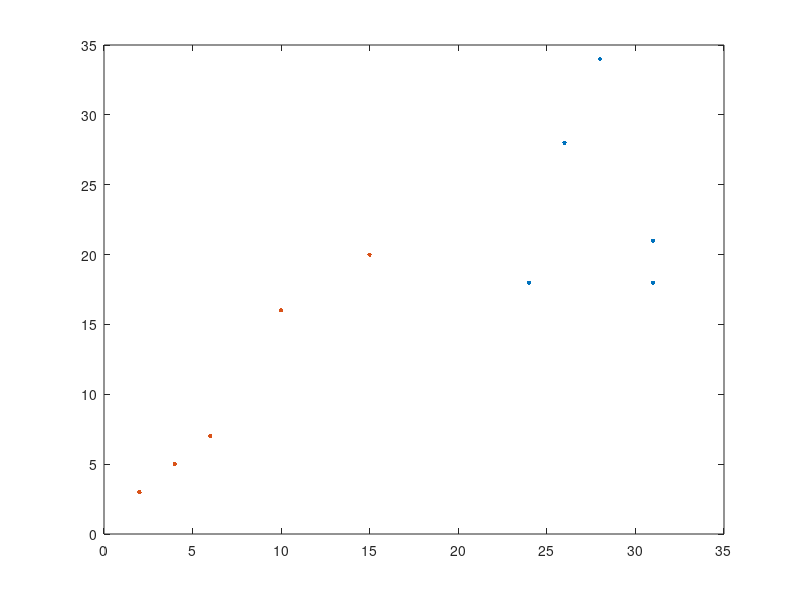

Reproduce this figure in MATLAB. (Note: this script raises an error after producing the figure.)
% Ejemplo del uso del método SVM en MatLAB                                 
% Autores: Erik Cuevas, Omar Avalos, Arturo Valdivia y Primitivo Díaz         
% Limpiar variables 

clear all

% Definimos las observaciones y sus clases

x = [2 3;4 5;6 7;15 20;10 16;31 21; 24 18; 31 18; 28 34; 26 28];
y = [-1; -1; -1; -1; -1; 1; 1; 1; 1; 1];

% Creamos el clasificador SVM

svm = fitcsvm(x,y)

% Despliego las muestras con usadas para el entrenamiento y marco los
% vector soporte para cada clase

h(1) = plot(x(6:10,1),x(6:10,2),'.','markersize',10,...
'markerfacecolor','b');
hold on
h(2) = plot(x(1:5,1),x(1:5,2),'.','markersize',10,...
'markerfacecolor','r');
hold on
h(3) = plot(x(svm.IsSupportVector,1),...
x(svm.IsSupportVector,2),'ko','MarkerSize',7); 

% Despliego el hiperplano optimo

d = 0.02; 
[x1Grid,x2Grid] = meshgrid(min(x(:,1)):d:max(x(:,1)),...
min(x(:,2)):d:max(x(:,2)));
xGrid = [x1Grid(:),x2Grid(:)];        
[~,scores1] = predict(svm,xGrid); 

contour(x1Grid,x2Grid,reshape(scores1(:,2),size(x1Grid)),[0 0],'k');
legend({'-1','1','Support Vectors'},'Location','Best');
